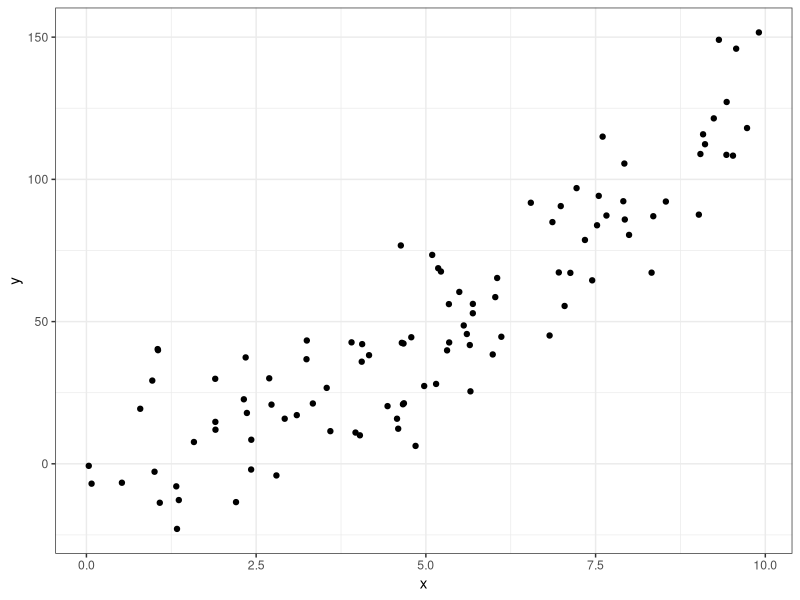
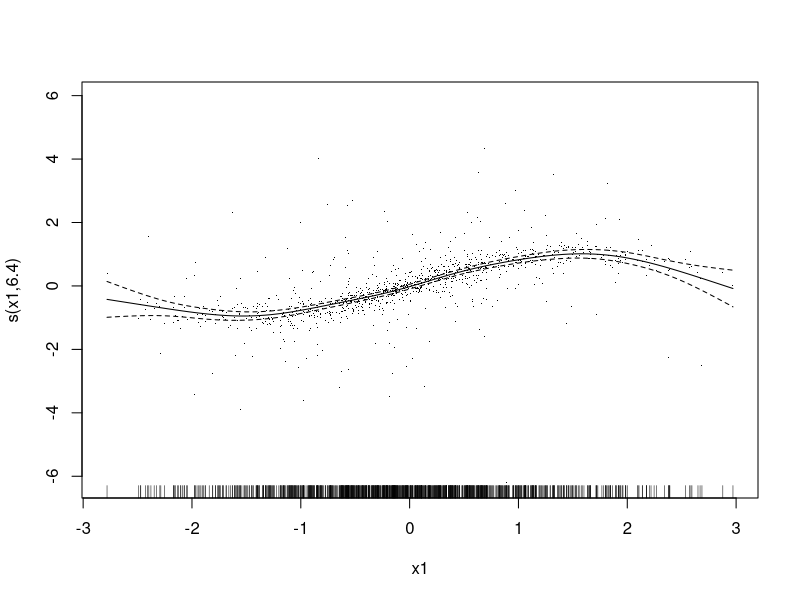
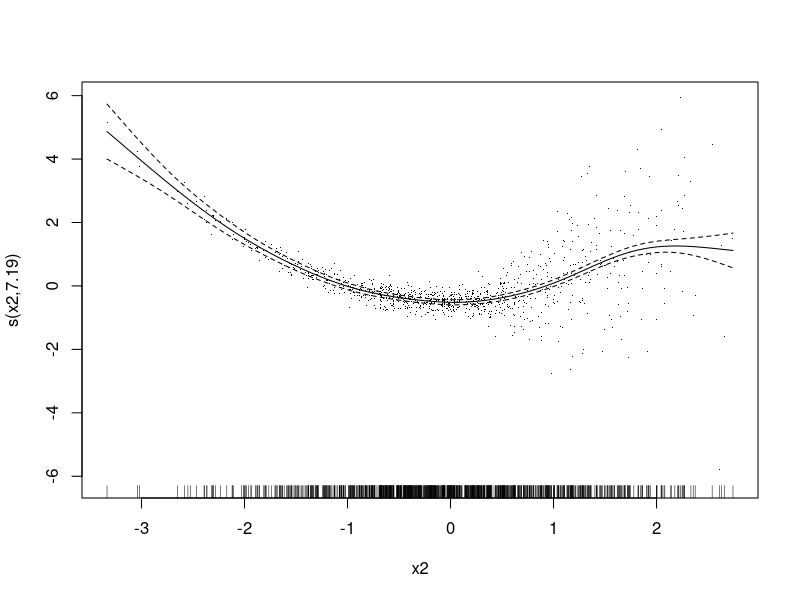
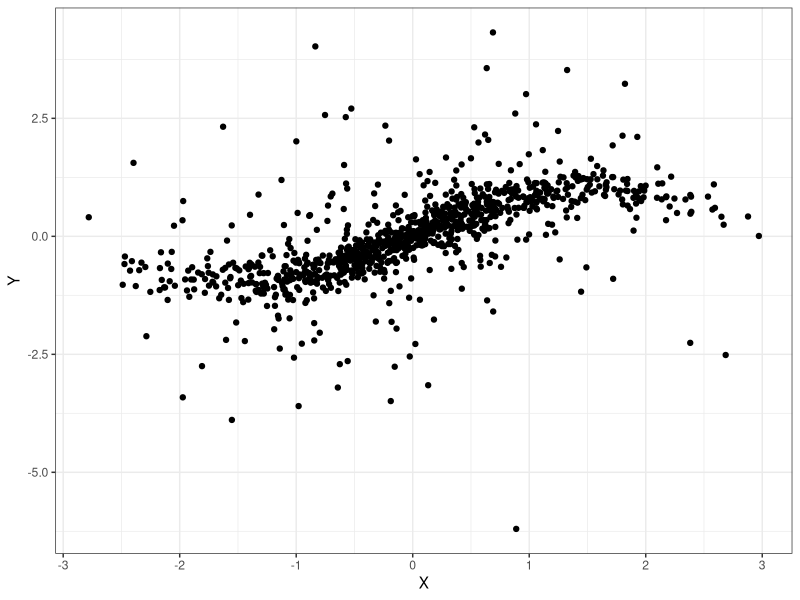
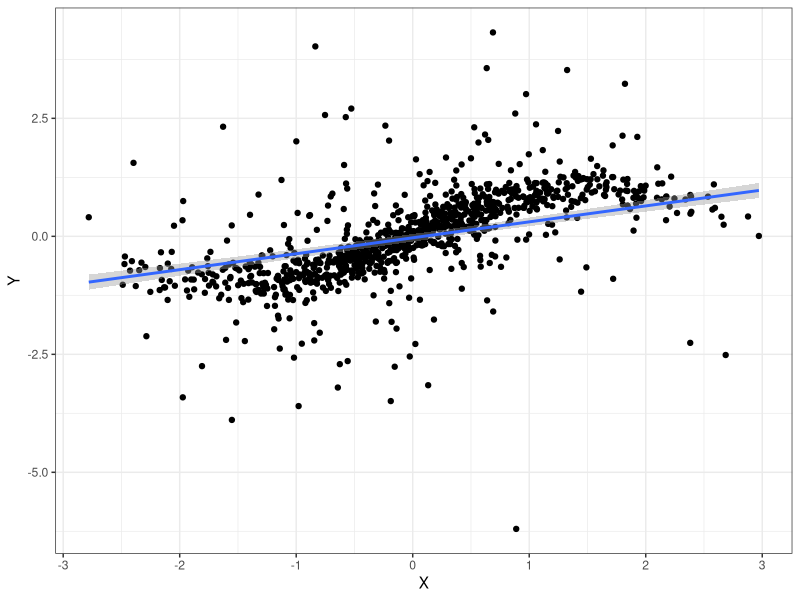
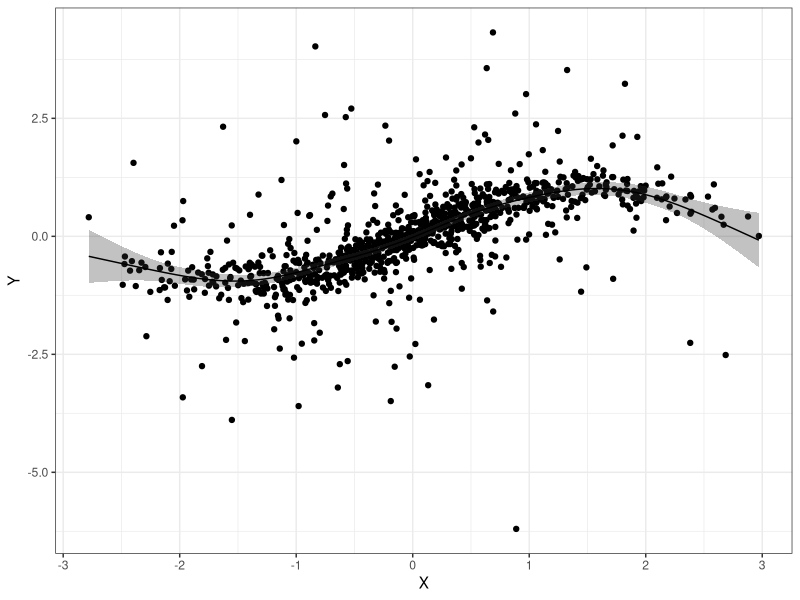
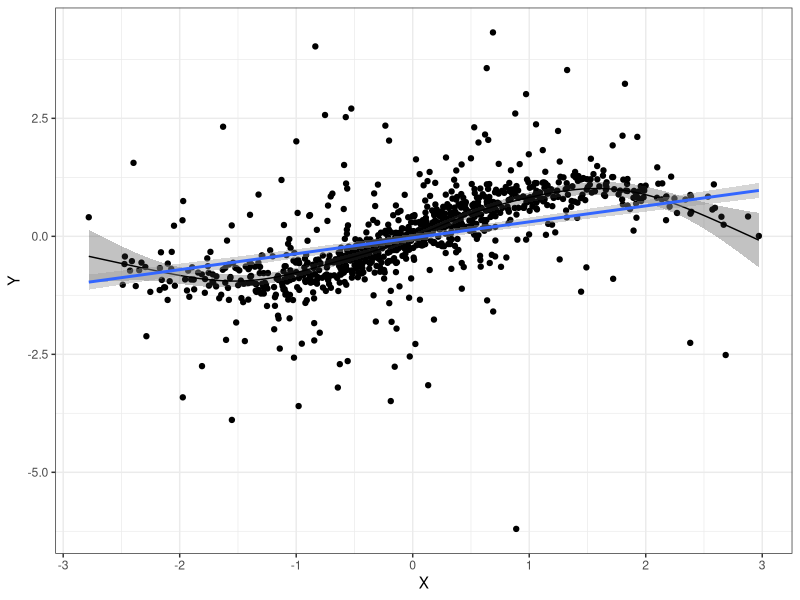
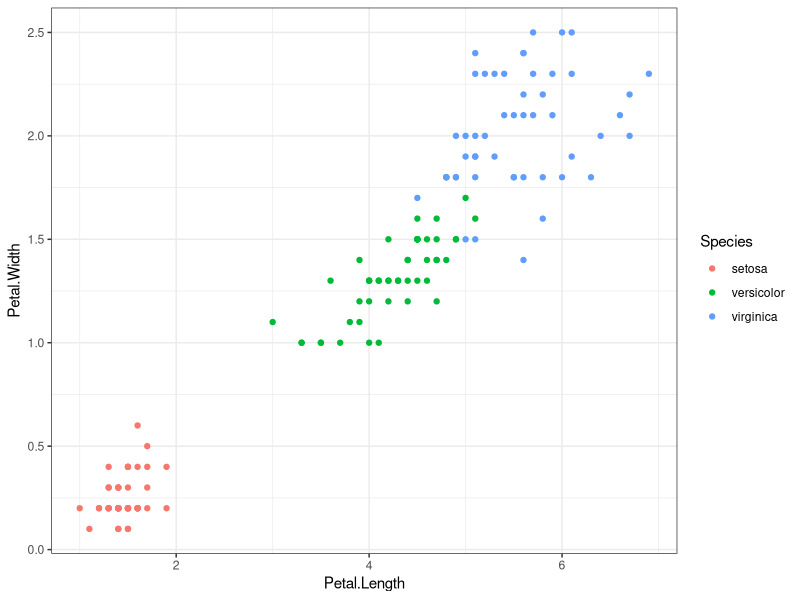

These figures' R source, in order:
## ---- chunk 1
#| echo: false
library(ggplot2)
x <- runif(100, 0, 10)
y <- 1.25 * x^2 + 5 + rnorm(100, sd = 15)
data.frame(x, y) |>
  ggplot(aes(x, y)) +
  geom_point() +
  theme_bw()
## ---- chunk 2
#| include: false

library(tidyverse)
library(mgcv)
n <- 1e3
dat <- data.frame("x1" = rnorm(n), "x2" = rnorm(n), "x3" = rnorm(n))
dat$y <- with(dat, sin(x1) + 0.5 * x2^2 + 0.2 * x3 + pmax(x2, 0.2) * rnorm(n))
b <- gam(y ~ s(x1) + s(x2) + x3, data = dat, method = "REML")

p_obj <- plot(b, residuals = TRUE)
p_obj <- p_obj[[1]] # just one smooth so select the first component
sm_df <- as.data.frame(p_obj[c("x", "se", "fit")])
data_df <- as.data.frame(p_obj[c("raw", "p.resid")])
## ---- chunk 3
#| echo: false
ggplot(sm_df, aes(x = x, y = fit)) +
  geom_point(data = data_df, mapping = aes(x = raw, y = p.resid)) +
  # geom_ribbon(aes(ymin = fit - se, ymax = fit + se, y = NULL),
  #             alpha = 0.3) +
  # geom_line() +
  # labs(x = p_obj$xlab, y = p_obj$ylab) +
  # geom_smooth(method = "lm") +
  xlab("X") +
  ylab("Y") +
  theme_bw()
## ---- chunk 4
#| echo: false
ggplot(sm_df, aes(x = x, y = fit)) +
  geom_point(data = data_df, mapping = aes(x = raw, y = p.resid)) +
  # geom_ribbon(aes(ymin = fit - se, ymax = fit + se, y = NULL),
  #             alpha = 0.3) +
  # geom_line() +
  # labs(x = p_obj$xlab, y = p_obj$ylab) +
  geom_smooth(method = "lm") +
  xlab("X") +
  ylab("Y") +
  theme_bw()
## ---- chunk 5
#| echo: false
ggplot(sm_df, aes(x = x, y = fit)) +
  geom_point(data = data_df, mapping = aes(x = raw, y = p.resid)) +
  geom_ribbon(aes(ymin = fit - se, ymax = fit + se, y = NULL),
    alpha = 0.3
  ) +
  geom_line() +
  labs(x = p_obj$xlab, y = p_obj$ylab) +
  # geom_smooth(method = "lm") +
  xlab("X") +
  ylab("Y") +
  theme_bw()
## ---- chunk 6
#| echo: false
ggplot(sm_df, aes(x = x, y = fit)) +
  geom_point(data = data_df, mapping = aes(x = raw, y = p.resid)) +
  geom_ribbon(aes(ymin = fit - se, ymax = fit + se, y = NULL),
    alpha = 0.3
  ) +
  geom_line() +
  labs(x = p_obj$xlab, y = p_obj$ylab) +
  geom_smooth(method = "lm") +
  xlab("X") +
  ylab("Y") +
  theme_bw()
## ---- chunk 7
#| echo: false
ggplot(
  data = iris,
  aes(x = Petal.Length, y = Petal.Width, col = Species)
) +
  geom_point() +
  theme_bw()
## ---- chunk 8
#| echo: false
library(class)
set.seed(1236894)
setosa <- rbind(iris[iris$Species == "setosa", ])
versicolor <- rbind(iris[iris$Species == "versicolor", ])
virginica <- rbind(iris[iris$Species == "virginica", ])


ind <- sample(1:nrow(setosa), nrow(setosa) * 0.6)

iris.train <- rbind(setosa[ind, ], versicolor[ind, ], virginica[ind, ])
iris.test <- rbind(setosa[-ind, ], versicolor[-ind, ], virginica[-ind, ])
iris_pred <- knn(train = iris.train[, 1:4], test = iris.test[, 1:4], cl = iris.train$Species, k = 5)
table(iris.test$Species, iris_pred)
## ---- chunk 9
#| echo: false

library(e1071)
svm_model <- svm(Species ~ .,
  data = iris,
  kernel = "radial"
) # linear/polynomial/sigmoid
pred <- predict(svm_model, iris)
tab <- table(Predicted = pred, Actual = iris$Species)
tab
## ---- chunk 10
#| echo: false
ggplot(sm_df, aes(x = x, y = fit)) +
  geom_point(data = data_df, mapping = aes(x = raw, y = p.resid)) +
  geom_ribbon(aes(ymin = fit - se, ymax = fit + se, y = NULL),
    alpha = 0.3
  ) +
  geom_line() +
  labs(x = p_obj$xlab, y = p_obj$ylab) +
  geom_smooth(method = "lm") +
  xlab("X") +
  ylab("Y") +
  theme_bw()
## ---- chunk 11
#| echo: false
x <- runif(100, 0, 10)
y <- 3 * x^2 - 5*x + 3 + rnorm(100, sd = 15)
data.frame(x, y) |>
  ggplot(aes(x, y)) +
  geom_point() +
  # stat_smooth() +
  theme_bw()

## ---- chunk 12
#| echo: false
x <- runif(100, 0, 10)
y <- 3 * x^2 - 5*x + 3 + rnorm(100, sd = 15)
data.frame(x, y) |>
  ggplot(aes(x, y)) +
  geom_point() +
  stat_smooth(method = "lm") +
  theme_bw()

## ---- chunk 13
#| echo: false
x <- runif(100, 0, 10)
y <- 3 * x^2 - 5*x + 3 + rnorm(100, sd = 15)
data.frame(x, y) |>
  ggplot(aes(x, y)) +
  geom_point() +
  stat_smooth(method = "loess", span = 0.075) +
  theme_bw()

## ---- chunk 14
#| echo: false
x <- runif(100, 0, 10)
y <- 3 * x^2 - 5*x + 3 + rnorm(100, sd = 15)
data.frame(x, y) |>
  ggplot(aes(x, y)) +
  geom_point() +
  stat_smooth() +
  theme_bw()

## ---- chunk 15
#| code-fold: true
x <- runif(100, 0, 10)
y <- 3 * x^2 - 5*x + 3 + rnorm(100, sd = 15)
data.frame(x, y) |>
  ggplot(aes(x, y)) +
  geom_point() +
  stat_smooth(method = "lm", 
              color = "skyblue4", fill = "skyblue2") +
  stat_smooth(method = "loess", span = 0.075, 
              color = "springgreen4", fill = "springgreen2") +
  stat_smooth(color = "violetred", fill = "violet") +
  theme_bw()

